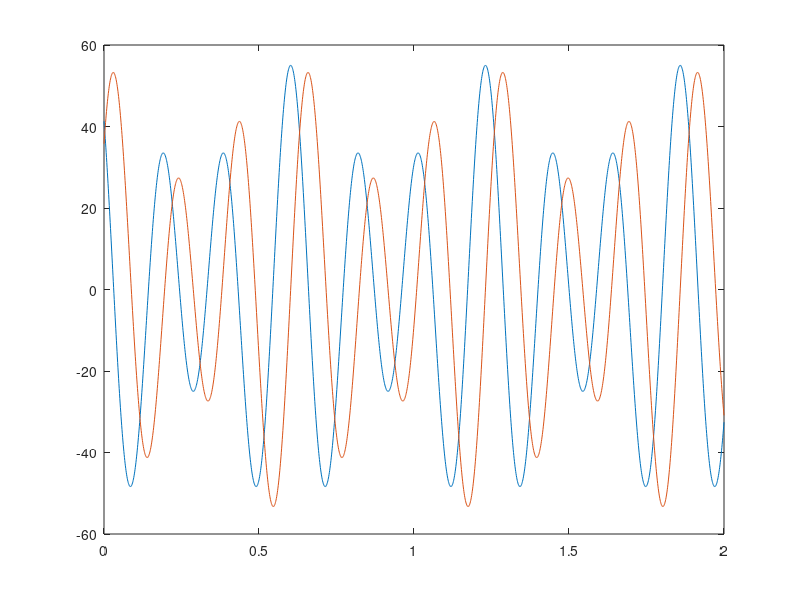
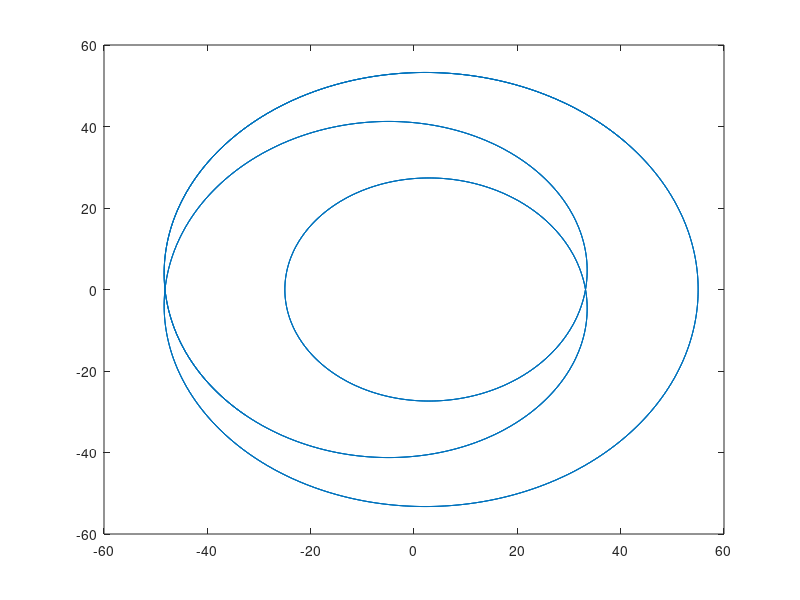
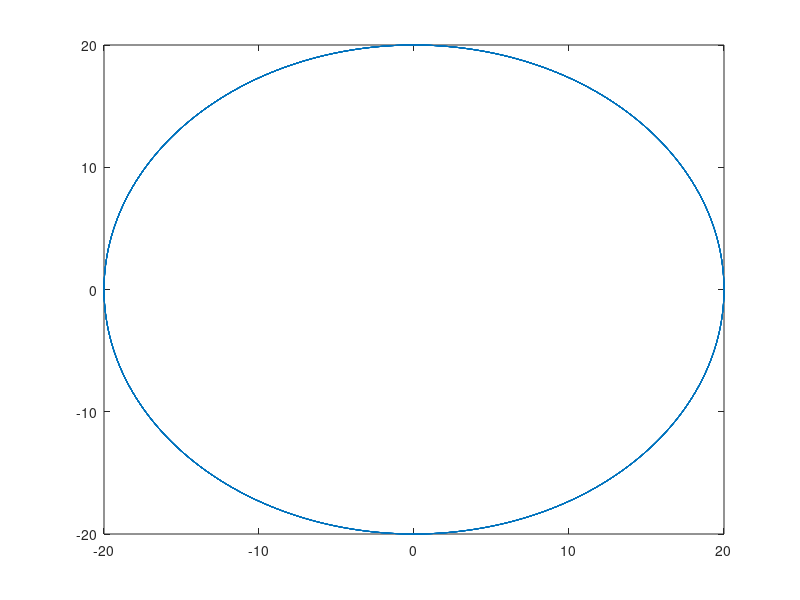
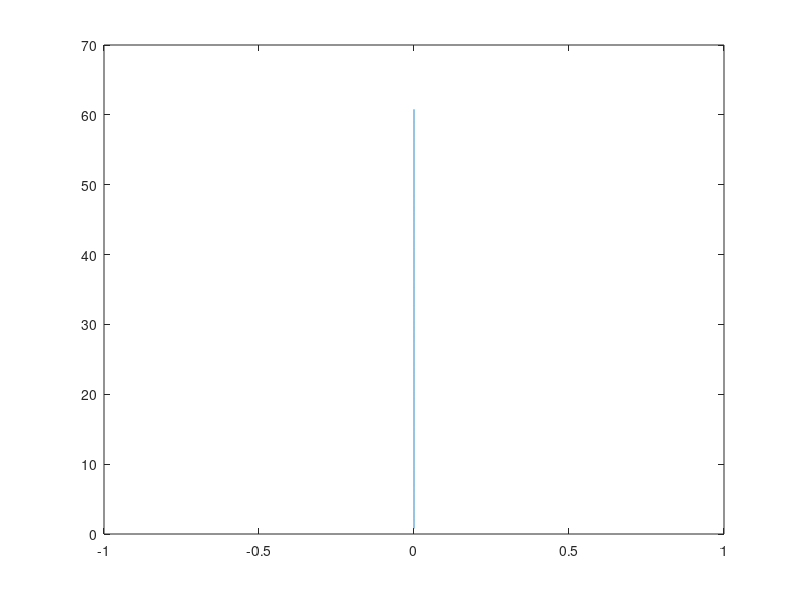

The MATLAB source for these figures, in order:
%Input
L2 = 40; %cm
L3 = 30; %cm
Omega2 = 30; %rad/s
Omega3 = 20; %rad/s
t = 0:0.001:2;
IniTeta2 = pi/4;
IniTeta3 = pi/6;
NumData = size(t,2);

q = zeros(9,1);
q_all = zeros(9,NumData);
qdot_all = zeros(9,NumData);
qdot2_all = zeros(9,NumData);

for j = 1:NumData
    for i = 1:10 %jumlah iterasi
        C = [q(1); q(2); q(3);...
            q(4)-(L2*cos(q(6))/2);...
            q(5)-(L2*sin(q(6))/2);...
            q(4)+(L2*cos(q(6))/2)-q(7)+(L3*cos(q(9))/2);...
            q(5)+(L2*sin(q(6))/2)-q(8)+(L3*sin(q(9))/2);...
            q(6)-IniTeta2-Omega2*t(j);...
            q(9)-IniTeta3-Omega3*t(j)];

        %Jacobian Matrix
        Cq = [1 0 0 0 0 0 0 0 0;
              0 1 0 0 0 0 0 0 0;
              0 0 1 0 0 0 0 0 0;
              0 0 0 1 0 (L2*sin(q(6))/2) 0 0 0;
              0 0 0 0 1 -(L2*cos(q(6))/2) 0 0 0;
              0 0 0 1 0 -(L2*sin(q(6))/2) -1 0 -(L3*sin(q(9))/2);
              0 0 0 0 1 (L2*cos(q(6))/2) 0 -1 (L3*cos(q(9))/2);
              0 0 0 0 0 1 0 0 0;
              0 0 0 0 0 0 0 0 1];

        q_delta = - inv(Cq)*C;
        q = q + q_delta;

        %velocity Analysis
        Ct = [0;0;0;0;0;0;0;-Omega2;-Omega3;];
        qdot = -inv(Cq)*Ct;

        %Acceleration Analysis
        Cq_qdot_q = [0 0 0 0 0 0 0 0 0;
            0 0 0 0 0 0 0 0 0;
            0 0 0 0 0 0 0 0 0;
            0 0 0 0 0 Omega2*L2*cos(q(6))/2 0 0 0;
            0 0 0 0 0 Omega2*L2*sin(q(6))/2 0 0 0;
            0 0 0 0 0 -Omega2*L2*cos(q(6))/2 0 0 -Omega3*L3*cos(q(9))/2;
            0 0 0 0 0 -Omega2*L2*sin(q(6))/2 0 0 -Omega3*L3*sin(q(9))/2;
            0 0 0 0 0 0 0 0 0;
            0 0 0 0 0 0 0 0 0];

        Qd = -Cq_qdot_q*qdot;
        qdot2 = inv(Cq)*Qd;

    end

    q_all(:,j) = q;
    qdot_all(:,j) = qdot;
    qdot2_all(:,j) = qdot2;

end
figure(1)
plot(t,q_all(7,:),t,q_all(8,:));


figure(2)
plot(q_all(7,:),q_all(8,:));

figure(3)
plot(q_all(4,:),q_all(5,:));

figure(3)
plot(q_all(4,:),q_all(5,:));

figure(4)
plot(q_all(3,:),q_all(6,:));


